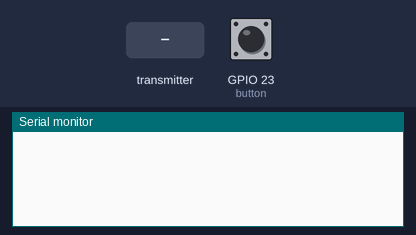
This sketch was run on a simulated ESP32. Shown: the last lines printed to the serial monitor. Inputs (shaded band) come from the test bench; at power-on: GPIO 23 (button) HIGH.

Above: at 1.2 s.
1.3 s: the transmitter starts sending receivedCommand = 0
At 1.66 s:
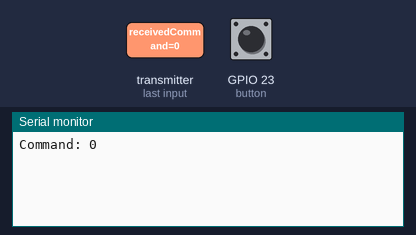
3.3 s: GPIO 23 (button) pulled LOW for 0.15 s
At 3.73 s:
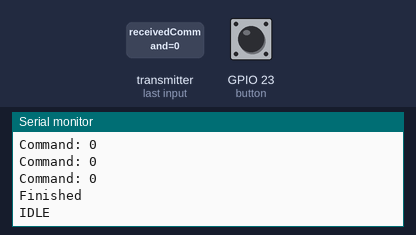
5.0 s: the transmitter starts sending receivedCommand = 1
At 5.36 s:
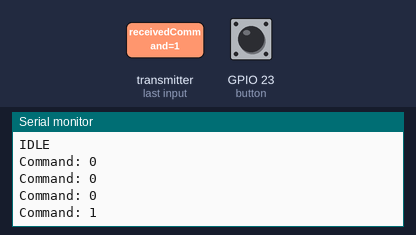

The sketch:

Module3.ino
```cpp
#include <esp_now.h>
#include <WiFi.h>
#include <OneButton.h>

OneButton button = OneButton(23, true, true);

char state = 0;

#include "comms.h"

void setup() {
  Serial.begin(115200);
  button.attachClick(onButtonClick);
  setUpESP();
  setUpReceiverESP();
}

void loop() {
  if(state == 0) {
    //
  } else if(state == 1) {
    button.tick();
  } else if(state == 2) {
    Serial.println("IDLE");
    delay(3000);
  }
}

void onButtonClick() {
  Serial.println("Finished");
  state = 2;
}
```

comms.h
```cpp
// RECEIVER VARIABLES
int receivedCommand;

void setUpESP() {
  WiFi.mode(WIFI_STA);
  if(esp_now_init() != ESP_OK) {
    Serial.println("Error initializing ESP-NOW");
    return;
  }
}

void OnDataRecv(const uint8_t *mac, const uint8_t *incomingData, int len) {
  memcpy(&receivedCommand, incomingData, sizeof(receivedCommand));
  // Serial.print("Bytes received: ");
  // Serial.println(len);
  Serial.print("Command: ");
  Serial.println(receivedCommand);

  state = 1;
}

void setUpReceiverESP() {
  // Register for a callback function that will be called when data is received
  esp_now_register_recv_cb(esp_now_recv_cb_t(OnDataRecv));
}
```

Measured:
- after the input at 1.3 s, the serial monitor: prints a new line after 0.05 s (image 1)
- after the input at 3.3 s, the serial monitor: prints a new line after 0.20 s (image 2)
- after the input at 5.0 s, the serial monitor: prints a new line after 0.05 s (image 3)
